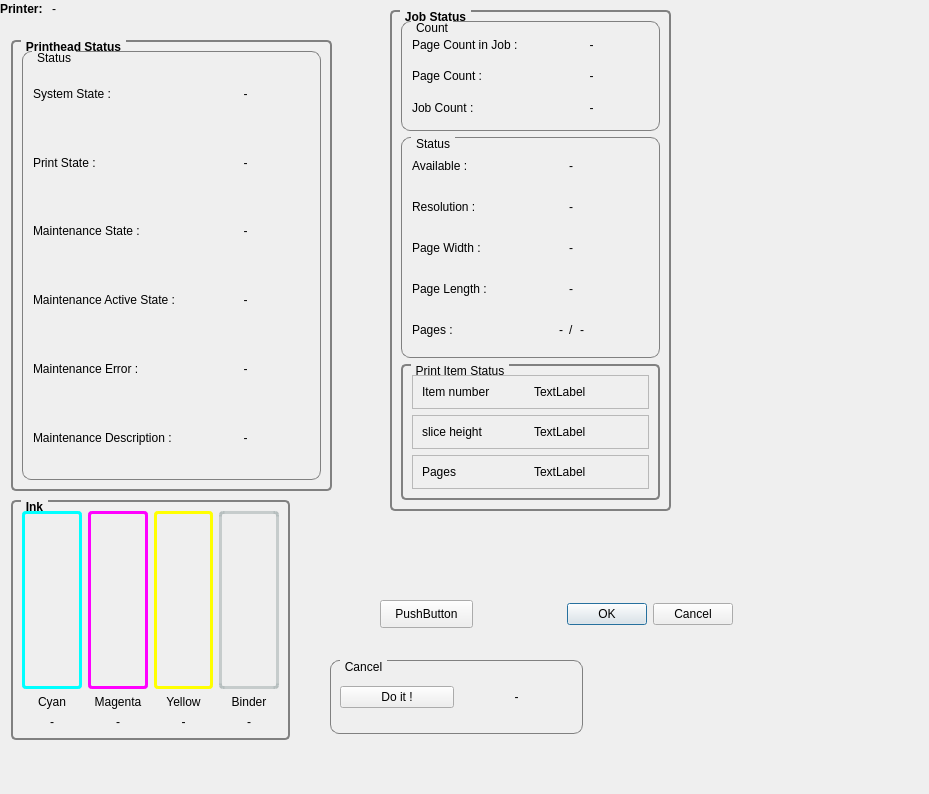
<?xml version="1.0" encoding="UTF-8"?>
<ui version="4.0">
 <class>PrintDialogFlow</class>
 <widget class="QDialog" name="PrintDialogFlow">
  <property name="geometry">
   <rect>
    <x>0</x>
    <y>0</y>
    <width>929</width>
    <height>794</height>
   </rect>
  </property>
  <property name="windowTitle">
   <string>Dialog</string>
  </property>
  <widget class="QGroupBox" name="groupBox_6">
   <property name="geometry">
    <rect>
     <x>390</x>
     <y>10</y>
     <width>281</width>
     <height>501</height>
    </rect>
   </property>
   <property name="font">
    <font>
     <weight>75</weight>
     <bold>true</bold>
    </font>
   </property>
   <property name="styleSheet">
    <string notr="true">QGroupBox {
    border: 2px solid gray;
    border-radius: 5px;
    margin-top: 0.5em;
}
QGroupBox::title {
    subcontrol-origin: margin;
    left: 10px;
    padding: 0 3px 0 3px;
}</string>
   </property>
   <property name="title">
    <string>Job Status</string>
   </property>
   <layout class="QGridLayout" name="gridLayout_8">
    <item row="1" column="0" rowspan="2">
     <widget class="QGroupBox" name="groupBox_7">
      <property name="styleSheet">
       <string notr="true">QGroupBox {
    border: 1px solid gray;
    border-radius: 9px;
    margin-top: 0.5em;
}
QGroupBox::title {
    subcontrol-origin: margin;
    left: 10px;
    padding: 0 3px 0 3px;
}</string>
      </property>
      <property name="title">
       <string>Status</string>
      </property>
      <layout class="QGridLayout" name="gridLayout_9">
       <item row="2" column="1" colspan="3">
        <widget class="QLabel" name="lblPageWidth">
         <property name="text">
          <string>-</string>
         </property>
         <property name="alignment">
          <set>Qt::AlignCenter</set>
         </property>
        </widget>
       </item>
       <item row="1" column="1" colspan="3">
        <widget class="QLabel" name="lblResolution">
         <property name="text">
          <string>-</string>
         </property>
         <property name="alignment">
          <set>Qt::AlignCenter</set>
         </property>
        </widget>
       </item>
       <item row="1" column="0">
        <widget class="QLabel" name="label_28">
         <property name="text">
          <string>Resolution :</string>
         </property>
        </widget>
       </item>
       <item row="0" column="0">
        <widget class="QLabel" name="label_26">
         <property name="text">
          <string>Available :</string>
         </property>
        </widget>
       </item>
       <item row="0" column="1" colspan="3">
        <widget class="QLabel" name="lblAvailable">
         <property name="text">
          <string>-</string>
         </property>
         <property name="alignment">
          <set>Qt::AlignCenter</set>
         </property>
        </widget>
       </item>
       <item row="2" column="0">
        <widget class="QLabel" name="label_30">
         <property name="text">
          <string>Page Width :</string>
         </property>
        </widget>
       </item>
       <item row="3" column="0">
        <widget class="QLabel" name="label_32">
         <property name="baseSize">
          <size>
           <width>0</width>
           <height>0</height>
          </size>
         </property>
         <property name="text">
          <string>Page Length :</string>
         </property>
        </widget>
       </item>
       <item row="3" column="1" colspan="3">
        <widget class="QLabel" name="lblPageLength">
         <property name="text">
          <string>-</string>
         </property>
         <property name="alignment">
          <set>Qt::AlignCenter</set>
         </property>
        </widget>
       </item>
       <item row="4" column="1">
        <widget class="QLabel" name="lblPagePrinted">
         <property name="text">
          <string>-</string>
         </property>
         <property name="alignment">
          <set>Qt::AlignRight|Qt::AlignTrailing|Qt::AlignVCenter</set>
         </property>
        </widget>
       </item>
       <item row="4" column="2">
        <widget class="QLabel" name="label_27">
         <property name="sizePolicy">
          <sizepolicy hsizetype="Fixed" vsizetype="Preferred">
           <horstretch>0</horstretch>
           <verstretch>0</verstretch>
          </sizepolicy>
         </property>
         <property name="text">
          <string>/</string>
         </property>
        </widget>
       </item>
       <item row="4" column="0">
        <widget class="QLabel" name="label_14">
         <property name="text">
          <string>Pages :</string>
         </property>
        </widget>
       </item>
       <item row="4" column="3">
        <widget class="QLabel" name="lblPageTotal">
         <property name="text">
          <string>-</string>
         </property>
        </widget>
       </item>
      </layout>
     </widget>
    </item>
    <item row="0" column="0">
     <widget class="QGroupBox" name="groupBox_5">
      <property name="styleSheet">
       <string notr="true">QGroupBox {
    border: 1px solid gray;
    border-radius: 9px;
    margin-top: 0.5em;
}
QGroupBox::title {
    subcontrol-origin: margin;
    left: 10px;
    padding: 0 3px 0 3px;
}</string>
      </property>
      <property name="title">
       <string>Count</string>
      </property>
      <layout class="QGridLayout" name="gridLayout_5">
       <item row="0" column="0">
        <widget class="QLabel" name="label_2">
         <property name="text">
          <string>Page Count in Job :</string>
         </property>
        </widget>
       </item>
       <item row="1" column="0">
        <widget class="QLabel" name="label_6">
         <property name="text">
          <string>Page Count :</string>
         </property>
        </widget>
       </item>
       <item row="0" column="1">
        <widget class="QLabel" name="lblJobPageCount">
         <property name="text">
          <string>-</string>
         </property>
         <property name="alignment">
          <set>Qt::AlignCenter</set>
         </property>
        </widget>
       </item>
       <item row="1" column="1">
        <widget class="QLabel" name="lblPageCount">
         <property name="text">
          <string>-</string>
         </property>
         <property name="alignment">
          <set>Qt::AlignCenter</set>
         </property>
        </widget>
       </item>
       <item row="2" column="0">
        <widget class="QLabel" name="label_10">
         <property name="text">
          <string>Job Count :</string>
         </property>
        </widget>
       </item>
       <item row="2" column="1">
        <widget class="QLabel" name="lblJobCount">
         <property name="text">
          <string>-</string>
         </property>
         <property name="alignment">
          <set>Qt::AlignCenter</set>
         </property>
        </widget>
       </item>
      </layout>
     </widget>
    </item>
    <item row="3" column="0">
     <widget class="QGroupBox" name="groupBox_4">
      <property name="title">
       <string>Print Item Status</string>
      </property>
      <layout class="QVBoxLayout" name="verticalLayout">
       <item>
        <widget class="QFrame" name="frame">
         <property name="frameShape">
          <enum>QFrame::StyledPanel</enum>
         </property>
         <property name="frameShadow">
          <enum>QFrame::Raised</enum>
         </property>
         <layout class="QHBoxLayout" name="horizontalLayout">
          <item>
           <widget class="QLabel" name="label_4">
            <property name="text">
             <string>Item number</string>
            </property>
           </widget>
          </item>
          <item>
           <widget class="QLabel" name="label_15">
            <property name="text">
             <string>TextLabel</string>
            </property>
           </widget>
          </item>
         </layout>
        </widget>
       </item>
       <item>
        <widget class="QFrame" name="frame_2">
         <property name="frameShape">
          <enum>QFrame::StyledPanel</enum>
         </property>
         <property name="frameShadow">
          <enum>QFrame::Raised</enum>
         </property>
         <layout class="QHBoxLayout" name="horizontalLayout_2">
          <item>
           <widget class="QLabel" name="label_8">
            <property name="text">
             <string>slice height</string>
            </property>
           </widget>
          </item>
          <item>
           <widget class="QLabel" name="slicetHeightL">
            <property name="text">
             <string>TextLabel</string>
            </property>
           </widget>
          </item>
         </layout>
        </widget>
       </item>
       <item>
        <widget class="QFrame" name="frame_3">
         <property name="frameShape">
          <enum>QFrame::StyledPanel</enum>
         </property>
         <property name="frameShadow">
          <enum>QFrame::Raised</enum>
         </property>
         <layout class="QHBoxLayout" name="horizontalLayout_3">
          <item>
           <widget class="QLabel" name="label_13">
            <property name="text">
             <string>Pages</string>
            </property>
           </widget>
          </item>
          <item>
           <widget class="QLabel" name="pageNumL">
            <property name="text">
             <string>TextLabel</string>
            </property>
           </widget>
          </item>
         </layout>
        </widget>
       </item>
      </layout>
     </widget>
    </item>
   </layout>
  </widget>
  <widget class="QWidget" name="layoutWidget">
   <property name="geometry">
    <rect>
     <x>0</x>
     <y>0</y>
     <width>70</width>
     <height>17</height>
    </rect>
   </property>
   <layout class="QGridLayout" name="gridLayout">
    <item row="0" column="0">
     <widget class="QLabel" name="label">
      <property name="sizePolicy">
       <sizepolicy hsizetype="Fixed" vsizetype="Preferred">
        <horstretch>0</horstretch>
        <verstretch>0</verstretch>
       </sizepolicy>
      </property>
      <property name="font">
       <font>
        <weight>75</weight>
        <bold>true</bold>
       </font>
      </property>
      <property name="text">
       <string>Printer: </string>
      </property>
     </widget>
    </item>
    <item row="0" column="1">
     <widget class="QLabel" name="lblPrinterSelect">
      <property name="text">
       <string>-</string>
      </property>
     </widget>
    </item>
   </layout>
  </widget>
  <widget class="QGroupBox" name="groupBox">
   <property name="geometry">
    <rect>
     <x>11</x>
     <y>40</y>
     <width>321</width>
     <height>451</height>
    </rect>
   </property>
   <property name="font">
    <font>
     <weight>75</weight>
     <bold>true</bold>
     <underline>false</underline>
    </font>
   </property>
   <property name="styleSheet">
    <string notr="true">QGroupBox {
    border: 2px solid gray;
    border-radius: 5px;
    margin-top: 0.5em;
}
QGroupBox::title {
    subcontrol-origin: margin;
    left: 10px;
    padding: 0 3px 0 3px;
}</string>
   </property>
   <property name="title">
    <string>Printhead Status</string>
   </property>
   <layout class="QGridLayout" name="gridLayout_3">
    <item row="0" column="0" rowspan="2">
     <widget class="QGroupBox" name="groupBox_3">
      <property name="styleSheet">
       <string notr="true">QGroupBox {
    border: 1px solid gray;
    border-radius: 9px;
    margin-top: 0.5em;
}
QGroupBox::title {
    subcontrol-origin: margin;
    left: 10px;
    padding: 0 3px 0 3px;
}</string>
      </property>
      <property name="title">
       <string>Status</string>
      </property>
      <layout class="QGridLayout" name="gridLayout_4" columnstretch="0,0">
       <item row="0" column="0">
        <widget class="QLabel" name="label_3">
         <property name="sizePolicy">
          <sizepolicy hsizetype="Fixed" vsizetype="Preferred">
           <horstretch>0</horstretch>
           <verstretch>0</verstretch>
          </sizepolicy>
         </property>
         <property name="text">
          <string>System State : </string>
         </property>
        </widget>
       </item>
       <item row="7" column="0">
        <widget class="QLabel" name="label_7">
         <property name="sizePolicy">
          <sizepolicy hsizetype="Fixed" vsizetype="Preferred">
           <horstretch>0</horstretch>
           <verstretch>0</verstretch>
          </sizepolicy>
         </property>
         <property name="minimumSize">
          <size>
           <width>0</width>
           <height>0</height>
          </size>
         </property>
         <property name="text">
          <string>Maintenance Active State :</string>
         </property>
        </widget>
       </item>
       <item row="2" column="0">
        <widget class="QLabel" name="label_5">
         <property name="sizePolicy">
          <sizepolicy hsizetype="Fixed" vsizetype="Preferred">
           <horstretch>0</horstretch>
           <verstretch>0</verstretch>
          </sizepolicy>
         </property>
         <property name="text">
          <string>Print State :</string>
         </property>
        </widget>
       </item>
       <item row="0" column="1">
        <widget class="QLabel" name="lblSystemState">
         <property name="text">
          <string>-</string>
         </property>
         <property name="alignment">
          <set>Qt::AlignCenter</set>
         </property>
        </widget>
       </item>
       <item row="2" column="1">
        <widget class="QLabel" name="lblPrintState">
         <property name="text">
          <string>-</string>
         </property>
         <property name="alignment">
          <set>Qt::AlignCenter</set>
         </property>
        </widget>
       </item>
       <item row="7" column="1">
        <widget class="QLabel" name="lblMaintActiveState">
         <property name="text">
          <string>-</string>
         </property>
         <property name="alignment">
          <set>Qt::AlignCenter</set>
         </property>
        </widget>
       </item>
       <item row="9" column="0">
        <widget class="QLabel" name="label_11">
         <property name="sizePolicy">
          <sizepolicy hsizetype="Fixed" vsizetype="Preferred">
           <horstretch>0</horstretch>
           <verstretch>0</verstretch>
          </sizepolicy>
         </property>
         <property name="text">
          <string>Maintenance Description :</string>
         </property>
        </widget>
       </item>
       <item row="5" column="0">
        <widget class="QLabel" name="label_23">
         <property name="text">
          <string>Maintenance State :</string>
         </property>
        </widget>
       </item>
       <item row="5" column="1">
        <widget class="QLabel" name="lblMaintState">
         <property name="text">
          <string>-</string>
         </property>
         <property name="alignment">
          <set>Qt::AlignCenter</set>
         </property>
        </widget>
       </item>
       <item row="8" column="0">
        <widget class="QLabel" name="label_9">
         <property name="sizePolicy">
          <sizepolicy hsizetype="Fixed" vsizetype="Preferred">
           <horstretch>0</horstretch>
           <verstretch>0</verstretch>
          </sizepolicy>
         </property>
         <property name="text">
          <string>Maintenance Error :</string>
         </property>
        </widget>
       </item>
       <item row="8" column="1">
        <widget class="QLabel" name="lblMaintError">
         <property name="text">
          <string>-</string>
         </property>
         <property name="alignment">
          <set>Qt::AlignCenter</set>
         </property>
        </widget>
       </item>
       <item row="9" column="1">
        <widget class="QLabel" name="lblMaintDesc">
         <property name="text">
          <string>-</string>
         </property>
         <property name="alignment">
          <set>Qt::AlignCenter</set>
         </property>
        </widget>
       </item>
      </layout>
     </widget>
    </item>
   </layout>
  </widget>
  <widget class="QGroupBox" name="groupBox_2">
   <property name="geometry">
    <rect>
     <x>11</x>
     <y>500</y>
     <width>279</width>
     <height>240</height>
    </rect>
   </property>
   <property name="font">
    <font>
     <weight>75</weight>
     <bold>true</bold>
    </font>
   </property>
   <property name="styleSheet">
    <string notr="true">QGroupBox {
    border: 2px solid gray;
    border-radius: 5px;
    margin-top: 0.5em;
}
QGroupBox::title {
    subcontrol-origin: margin;
    left: 10px;
    padding: 0 3px 0 3px;
}</string>
   </property>
   <property name="title">
    <string>Ink</string>
   </property>
   <layout class="QGridLayout" name="gridLayout_7">
    <item row="2" column="0">
     <widget class="QLabel" name="lblCyanStatus">
      <property name="sizePolicy">
       <sizepolicy hsizetype="Preferred" vsizetype="Fixed">
        <horstretch>0</horstretch>
        <verstretch>0</verstretch>
       </sizepolicy>
      </property>
      <property name="text">
       <string>-</string>
      </property>
      <property name="alignment">
       <set>Qt::AlignCenter</set>
      </property>
     </widget>
    </item>
    <item row="2" column="2">
     <widget class="QLabel" name="lblYellowStatus">
      <property name="sizePolicy">
       <sizepolicy hsizetype="Preferred" vsizetype="Fixed">
        <horstretch>0</horstretch>
        <verstretch>0</verstretch>
       </sizepolicy>
      </property>
      <property name="text">
       <string>-</string>
      </property>
      <property name="alignment">
       <set>Qt::AlignCenter</set>
      </property>
     </widget>
    </item>
    <item row="1" column="1">
     <widget class="QLabel" name="label_21">
      <property name="sizePolicy">
       <sizepolicy hsizetype="Preferred" vsizetype="Fixed">
        <horstretch>0</horstretch>
        <verstretch>0</verstretch>
       </sizepolicy>
      </property>
      <property name="text">
       <string>Magenta</string>
      </property>
      <property name="alignment">
       <set>Qt::AlignCenter</set>
      </property>
     </widget>
    </item>
    <item row="1" column="2">
     <widget class="QLabel" name="label_22">
      <property name="sizePolicy">
       <sizepolicy hsizetype="Preferred" vsizetype="Fixed">
        <horstretch>0</horstretch>
        <verstretch>0</verstretch>
       </sizepolicy>
      </property>
      <property name="text">
       <string>Yellow</string>
      </property>
      <property name="alignment">
       <set>Qt::AlignCenter</set>
      </property>
     </widget>
    </item>
    <item row="0" column="2">
     <widget class="QLabel" name="lblYellowSurface">
      <property name="styleSheet">
       <string notr="true">QLabel {
    border: 3px solid yellow;
    border-radius: 4px;
    padding: 0px;
}</string>
      </property>
      <property name="text">
       <string/>
      </property>
      <property name="alignment">
       <set>Qt::AlignCenter</set>
      </property>
     </widget>
    </item>
    <item row="2" column="1">
     <widget class="QLabel" name="lblMagentaStatus">
      <property name="sizePolicy">
       <sizepolicy hsizetype="Preferred" vsizetype="Fixed">
        <horstretch>0</horstretch>
        <verstretch>0</verstretch>
       </sizepolicy>
      </property>
      <property name="text">
       <string>-</string>
      </property>
      <property name="alignment">
       <set>Qt::AlignCenter</set>
      </property>
     </widget>
    </item>
    <item row="1" column="0">
     <widget class="QLabel" name="label_20">
      <property name="sizePolicy">
       <sizepolicy hsizetype="Preferred" vsizetype="Fixed">
        <horstretch>0</horstretch>
        <verstretch>0</verstretch>
       </sizepolicy>
      </property>
      <property name="text">
       <string>Cyan</string>
      </property>
      <property name="alignment">
       <set>Qt::AlignCenter</set>
      </property>
     </widget>
    </item>
    <item row="0" column="1">
     <widget class="QLabel" name="lblMagentaSurface">
      <property name="styleSheet">
       <string notr="true">QLabel {
    border: 3px solid magenta;
    border-radius: 4px;
    padding: 0px;
}</string>
      </property>
      <property name="text">
       <string/>
      </property>
      <property name="alignment">
       <set>Qt::AlignCenter</set>
      </property>
     </widget>
    </item>
    <item row="0" column="0">
     <widget class="QLabel" name="lblCyanSurface">
      <property name="styleSheet">
       <string notr="true">QLabel {
    border: 3px solid cyan;
    border-radius: 4px;
    padding: 0px;
}</string>
      </property>
      <property name="text">
       <string/>
      </property>
      <property name="alignment">
       <set>Qt::AlignCenter</set>
      </property>
     </widget>
    </item>
    <item row="0" column="3">
     <widget class="QLabel" name="lblBinderSurface">
      <property name="styleSheet">
       <string notr="true">QLabel {
    border: 3px solid rgba(170, 180, 180, 150);
    border-radius: 4px;
    padding: 0px;
}</string>
      </property>
      <property name="text">
       <string/>
      </property>
      <property name="alignment">
       <set>Qt::AlignCenter</set>
      </property>
     </widget>
    </item>
    <item row="1" column="3">
     <widget class="QLabel" name="label_29">
      <property name="sizePolicy">
       <sizepolicy hsizetype="Preferred" vsizetype="Fixed">
        <horstretch>0</horstretch>
        <verstretch>0</verstretch>
       </sizepolicy>
      </property>
      <property name="text">
       <string>Binder</string>
      </property>
      <property name="alignment">
       <set>Qt::AlignCenter</set>
      </property>
     </widget>
    </item>
    <item row="2" column="3">
     <widget class="QLabel" name="lblBinderStatus">
      <property name="sizePolicy">
       <sizepolicy hsizetype="Preferred" vsizetype="Fixed">
        <horstretch>0</horstretch>
        <verstretch>0</verstretch>
       </sizepolicy>
      </property>
      <property name="text">
       <string>-</string>
      </property>
      <property name="alignment">
       <set>Qt::AlignCenter</set>
      </property>
     </widget>
    </item>
   </layout>
  </widget>
  <widget class="QGroupBox" name="groupBox_9">
   <property name="geometry">
    <rect>
     <x>330</x>
     <y>660</y>
     <width>253</width>
     <height>74</height>
    </rect>
   </property>
   <property name="styleSheet">
    <string notr="true">QGroupBox {
    border: 1px solid gray;
    border-radius: 9px;
    margin-top: 0.5em;
}
QGroupBox::title {
    subcontrol-origin: margin;
    left: 10px;
    padding: 0 3px 0 3px;
}</string>
   </property>
   <property name="title">
    <string>Cancel</string>
   </property>
   <layout class="QGridLayout" name="gridLayout_11">
    <item row="0" column="0">
     <widget class="QPushButton" name="pushButton">
      <property name="text">
       <string>Do it !</string>
      </property>
     </widget>
    </item>
    <item row="0" column="1">
     <widget class="QLabel" name="label_12">
      <property name="text">
       <string>-</string>
      </property>
      <property name="alignment">
       <set>Qt::AlignCenter</set>
      </property>
     </widget>
    </item>
   </layout>
  </widget>
  <widget class="QPushButton" name="printOk">
   <property name="geometry">
    <rect>
     <x>380</x>
     <y>600</y>
     <width>93</width>
     <height>28</height>
    </rect>
   </property>
   <property name="text">
    <string>PushButton</string>
   </property>
  </widget>
  <widget class="QDialogButtonBox" name="buttonBox">
   <property name="geometry">
    <rect>
     <x>540</x>
     <y>600</y>
     <width>193</width>
     <height>28</height>
    </rect>
   </property>
   <property name="standardButtons">
    <set>QDialogButtonBox::Cancel|QDialogButtonBox::Ok</set>
   </property>
  </widget>
 </widget>
 <resources/>
 <connections/>
</ui>
